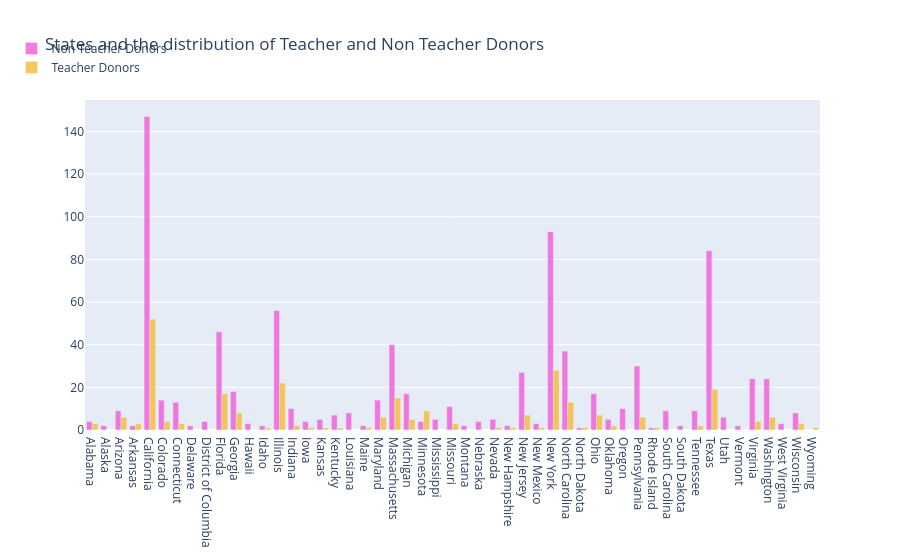

Notebook code cell kept with this figure:
### Markdown cell above
> Aunque la mayor cantidad de donantes proviene del estado de California (ubicado en la costa oeste), la región de la costa este de los Estados Unidos presenta una mayor densidad de donantes en comparación con el oeste. Una cantidad significativa de donantes también se encuentra localizada en Hawái y Alaska.

## <a id="2.6">2.6 Número de Donantes Profesores y No Profesores por Estado</a>

### Code cell
# which city and state has maximum teacher donors 
tempdf = donors_df.groupby(['Donor State', 'Donor Is Teacher']).agg({'Donor Is Teacher' : 'count' }).rename(columns={'Donor Is Teacher' : 'Teacher Donor Counts'}).reset_index()

no_df = tempdf[tempdf['Donor Is Teacher']=='No']
no_x = no_df['Donor State']
no_y = no_df['Teacher Donor Counts']
yes_df = tempdf[tempdf['Donor Is Teacher']=='Yes']
yes_x = yes_df['Donor State']
yes_y = yes_df['Teacher Donor Counts']

trace1 = go.Bar(
    x=no_x,
    y=no_y,
    name='Non Teacher Donors',
    marker=dict(color='#f259d6'),
    opacity=0.8
)
trace2 = go.Bar(
    x=yes_x,
    y=yes_y,
    name='Teacher Donors',
    marker=dict(color='#f7bb31'),
    opacity=0.8
)

data = [trace1, trace2]
layout = go.Layout(
    barmode='group',
    legend=dict(dict(x=-.1, y=1.2)),
    margin=dict(b=120),
    title = 'States and the distribution of Teacher and Non Teacher Donors',
)

fig = go.Figure(data=data, layout=layout)
iplot(fig, filename='grouped-bar')

### Figure 1 — Plotly figure (JSON) as saved in the notebook; plotly's stock layout.template omitted (floating-point values rounded to 4 significant figures)
{"data": [{"marker": {"color": "#f259d6"}, "name": "Non Teacher Donors", "opacity": 0.8, "type": "bar", "x": ["Alabama", "Alaska", "Arizona", "Arkansas", "California", "Colorado", "Connecticut", "Delaware", "District of Columbia", "Florida", "Georgia", "Hawaii", "Idaho", "Illinois", "Indiana", "Iowa", "Kansas", "Kentucky", "Louisiana", "Maine", "Maryland", "Massachusetts", "Michigan", "Minnesota", "Mississippi", "Missouri", "Montana", "Nebraska", "Nevada", "New Hampshire", "New Jersey", "New Mexico", "New York", "North Carolina", "North Dakota", "Ohio", "Oklahoma", "Oregon", "Pennsylvania", "Rhode Island", "South Carolina", "South Dakota", "Tennessee", "Texas", "Utah", "Vermont", "Virginia", "Washington", "West Virginia", "Wisconsin"], "y": [4, 2, 9, 2, 147, 14, 13, 2, 4, 46, 18, 3, 2, 56, 10, 4, 5, 7, 8, 2, 14, 40, 17, 4, 5, 11, 2, 4, 5, 2, 27, 3, 93, 37, 1, 17, 5, 10, 30, 1, 9, 2, 9, 84, 6, 2, 24, 24, 3, 8]}, {"marker": {"color": "#f7bb31"}, "name": "Teacher Donors", "opacity": 0.8, "type": "bar", "x": ["Alabama", "Arizona", "Arkansas", "California", "Colorado", "Connecticut", "Florida", "Georgia", "Idaho", "Illinois", "Indiana", "Iowa", "Kansas", "Kentucky", "Maine", "Maryland", "Massachusetts", "Michigan", "Minnesota", "Missouri", "Nevada", "New Hampshire", "New Jersey", "New Mexico", "New York", "North Carolina", "North Dakota", "Ohio", "Oklahoma", "Pennsylvania", "Rhode Island", "Tennessee", "Texas", "Virginia", "Washington", "Wisconsin", "Wyoming"], "y": [3, 6, 3, 52, 4, 3, 17, 8, 1, 22, 2, 1, 1, 1, 1, 6, 15, 5, 9, 3, 1, 1, 7, 1, 28, 13, 1, 7, 2, 6, 1, 2, 19, 4, 6, 3, 1]}], "layout": {"barmode": "group", "legend": {"x": -0.1, "y": 1.2}, "margin": {"b": 120}, "title": {"text": "States and the distribution of Teacher and Non Teacher Donors"}}}
